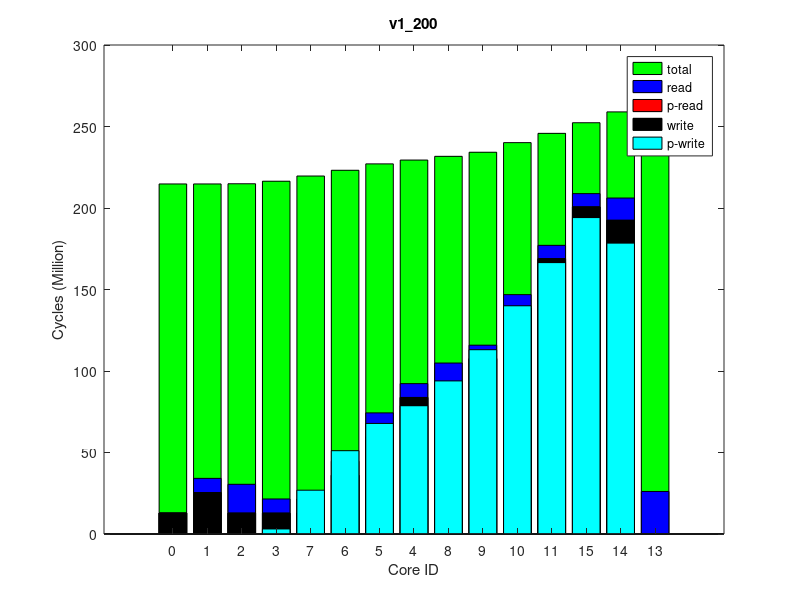

The MATLAB source for this figure:
times(1, :, :) = [
0, 214333065, 0
0, 214335331, 0
0, 216020201, 0
0, 217568834, 0
0, 230370101, 0
0, 228067373, 0
120, 224206631, 0
0, 220744173, 0
116, 232607435, 0
0, 235048393, 0
0, 240801054, 0
0, 246490808, 0
0, 261032059, 0
0, 259498294, 0
0, 252795631, 0
];
times(2, :, :) = [
0, 214334171, 0
0, 214336648, 0
0, 216020619, 0
0, 217569577, 0
0, 230374844, 0
0, 228071482, 0
116, 224210919, 0
0, 220745139, 0
0, 232611331, 0
0, 235052141, 0
0, 240806860, 0
0, 246505077, 0
0, 261029879, 0
0, 259505475, 0
0, 252804454, 0
];
times(3, :, :) = [
0, 214355553, 0
0, 214357706, 0
0, 215908925, 0
0, 217457108, 0
0, 230261751, 0
0, 227957058, 0
124, 224097942, 0
0, 220633313, 0
116, 232499201, 0
0, 234942474, 0
0, 240697810, 0
177, 246397296, 0
0, 260933633, 0
0, 259420117, 0
0, 252703260, 0
];
times(4, :, :) = [
0, 214368074, 0
0, 214370401, 0
0, 215897649, 0
0, 217447235, 0
0, 230243940, 0
0, 227940806, 0
120, 224083176, 0
0, 220622539, 0
58, 232482395, 0
0, 234925628, 0
0, 240679886, 0
0, 246376366, 0
0, 260903713, 0
0, 259381053, 0
0, 252683429, 0
];
times(5, :, :) = [
0, 214339643, 0
0, 214342070, 0
0, 216010031, 0
0, 217558806, 0
0, 230363204, 0
0, 228060285, 0
58, 224199022, 0
0, 220733982, 0
116, 232597822, 0
0, 235040195, 0
0, 240795838, 0
0, 246496523, 0
0, 261023471, 0
0, 259502801, 0
0, 252801934, 0
];
times(6, :, :) = [
0, 214330228, 0
0, 214332406, 0
0, 215912479, 0
0, 217460428, 0
0, 230260329, 0
0, 227958321, 0
120, 224097958, 0
0, 220635067, 0
0, 232496879, 0
0, 234940902, 0
0, 240697262, 0
59, 246386376, 0
0, 260914373, 0
0, 259399794, 0
0, 252694383, 0
];
times(7, :, :) = [
0, 214318188, 0
0, 214320451, 0
0, 216033635, 0
0, 217582458, 0
0, 230390384, 0
0, 228085728, 0
236, 224225685, 0
0, 220758352, 0
116, 232628396, 0
0, 235071103, 0
0, 240829613, 0
0, 246521193, 0
0, 261044959, 0
0, 259525088, 0
0, 252822183, 0
];
times(8, :, :) = [
0, 214333326, 0
0, 214335798, 0
0, 216010866, 0
0, 217560741, 0
0, 230366314, 0
0, 228062972, 0
124, 224201430, 0
0, 220736520, 0
58, 232603474, 0
0, 235047432, 0
0, 240802484, 0
118, 246489149, 0
0, 261009283, 0
0, 259483719, 0
0, 252792206, 0
];
times(9, :, :) = [
0, 214327959, 0
0, 214330433, 0
0, 216022269, 0
0, 217570341, 0
0, 230373100, 0
0, 228069076, 0
120, 224207228, 0
0, 220745338, 0
58, 232608559, 0
0, 235052099, 0
0, 240806245, 0
0, 246504099, 0
0, 261036191, 0
0, 259506445, 0
0, 252807038, 0
];
times(10, :, :) = [
0, 214351795, 0
0, 214354064, 0
0, 215913385, 0
0, 217463108, 0
0, 230272633, 0
0, 227967464, 0
58, 224106119, 0
0, 220638140, 0
58, 232513160, 0
0, 234956711, 0
0, 240711191, 0
0, 246405045, 0
0, 260933216, 0
0, 259411407, 0
0, 252709217, 0
];
ave_times = round(squeeze(mean(times)));
format long g, ave_times
std_times = round(squeeze(std(times)));
format long g, std_times
polling_read_times = ave_times;
times(1, :, :) = [
0, 215481591, 0
0, 215483902, 0
0, 215485455, 0
3082966, 215944630, 0
78638746, 228649513, 0
67753840, 226370007, 0
51021226, 222549086, 0
26835624, 219117470, 0
93887484, 230872922, 0
112987953, 233294867, 0
139949900, 239004519, 0
166388486, 244535352, 0
0, 258906816, 0
178447729, 257393068, 0
194073201, 250842469, 0
];
times(2, :, :) = [
0, 215523588, 0
0, 215526023, 0
0, 215527600, 0
3032205, 215983630, 0
78646895, 228686944, 0
67776441, 226406951, 0
51036796, 222586376, 0
26809193, 219155855, 0
93892928, 230909041, 0
113046028, 233331315, 0
140064068, 239042242, 0
166605033, 244579900, 0
0, 258944361, 0
178472483, 257428647, 0
194214482, 250885027, 0
];
times(3, :, :) = [
0, 215460611, 0
0, 215463134, 0
0, 215464840, 0
3267998, 215946156, 0
78668575, 228649044, 0
67829469, 226369345, 0
51208721, 222549283, 0
26999572, 219117756, 0
93884058, 230871735, 0
112990737, 233293534, 0
139899098, 239001827, 0
166498254, 244532816, 0
0, 258905661, 0
178416982, 257383425, 0
194072820, 250839597, 0
];
times(4, :, :) = [
0, 215490815, 0
0, 215493111, 0
0, 215494813, 0
3076458, 215957936, 0
78725205, 228663546, 0
67883674, 226383569, 0
51157273, 222562421, 0
26945410, 219130716, 0
93948427, 230886550, 0
113091084, 233307794, 0
140045754, 239016588, 0
166528857, 244550149, 0
0, 258923733, 0
178445897, 257419674, 0
194173878, 250854951, 0
];
times(5, :, :) = [
0, 215474161, 0
0, 215476639, 0
0, 215478094, 0
3233433, 215962036, 0
78779379, 228668641, 0
67886291, 226388720, 0
51190582, 222567356, 0
27000567, 219133513, 0
93989346, 230891735, 0
113132948, 233313466, 0
140053663, 239021342, 0
166493540, 244555784, 0
0, 258905585, 0
178441575, 257403008, 0
194112001, 250859112, 0
];
times(6, :, :) = [
0, 215471400, 0
0, 215473811, 0
0, 215475268, 0
3064855, 215932645, 0
78706286, 228634781, 0
67808785, 226354982, 0
51177569, 222535855, 0
26880172, 219104231, 0
93942766, 230857995, 0
113084236, 233280940, 0
140027977, 238991041, 0
166451096, 244525122, 0
0, 258924385, 0
178441750, 257390712, 0
194051630, 250831398, 0
];
times(7, :, :) = [
0, 215503039, 0
0, 215505390, 0
0, 215507045, 0
2992735, 215952913, 0
78630820, 228657170, 0
67776433, 226376044, 0
51091668, 222557440, 0
26835092, 219125636, 0
93873763, 230879250, 0
113037559, 233301498, 0
140041973, 239012780, 0
166502705, 244541201, 0
0, 258871400, 0
178415536, 257359169, 0
194149006, 250846085, 0
];
times(8, :, :) = [
0, 215498317, 0
0, 215500571, 0
0, 215502413, 0
2931613, 215946306, 0
78660946, 228651599, 0
67777808, 226372275, 0
50982423, 222552734, 0
26715260, 219119057, 0
93890141, 230874199, 0
113052473, 233296583, 0
139997517, 239006728, 0
166512960, 244538090, 0
0, 258907368, 0
178423675, 257385407, 0
194164944, 250847541, 0
];
times(9, :, :) = [
0, 215482066, 0
0, 215484454, 0
0, 215486137, 0
2990516, 215932400, 0
78610704, 228639303, 0
67739918, 226359100, 0
50916844, 222539155, 0
26661718, 219105257, 0
93866854, 230861766, 0
112984649, 233284250, 0
139950161, 238994998, 0
166438121, 244537716, 0
0, 258917001, 0
178445250, 257400864, 0
194050874, 250841037, 0
];
times(10, :, :) = [
0, 215481444, 0
0, 215483964, 0
0, 215485612, 0
3321985, 215983286, 0
78855926, 228688726, 0
68019094, 226408624, 0
51332379, 222587556, 0
27040229, 219155263, 0
94066427, 230911961, 0
113205401, 233333164, 0
140104043, 239043028, 0
166610051, 244586645, 0
0, 258942376, 0
178449663, 257419598, 0
194204346, 250889710, 0
];
ave_times = round(squeeze(mean(times)));
format long g, ave_times
std_times = round(squeeze(std(times)));
format long g, std_times
polling_write_times = ave_times;
times(1, :, :) = [
0, 235090198, 0
8695993, 236656054, 64000
17705703, 238505065, 128000
8695800, 240142596, 64000
8490849, 253936623, 64000
14772061, 251481036, 128000
8591763, 247293854, 64000
8603733, 243498951, 64000
16902464, 256320785, 128000
8219133, 258911426, 64000
8280535, 264985779, 64000
8178515, 271014665, 64000
26089717, 286336465, 255980
13679332, 284732417, 128000
8173828, 277688085, 64000
];
times(2, :, :) = [
0, 235043757, 0
8698183, 236610566, 64000
17652964, 238459092, 128000
8693478, 240104568, 64000
8492576, 253903295, 64000
14761656, 251447214, 128000
8585876, 247259411, 64000
8605807, 243463957, 64000
16906566, 256287163, 128000
8216327, 258877237, 64000
8281095, 264951361, 64000
8180736, 270980545, 64000
26108771, 286279849, 255980
13679908, 284676759, 128000
8174914, 277648648, 64000
];
times(3, :, :) = [
0, 235093361, 0
8699421, 236659659, 64000
17721584, 238507970, 128000
8693095, 240146912, 64000
8490590, 253944064, 64000
14760512, 251487784, 128000
8584377, 247301346, 64000
8606688, 243506332, 64000
16904514, 256328176, 128000
8220228, 258918643, 64000
8281111, 264992039, 64000
8134266, 271018931, 64000
26089684, 286351309, 255980
13643430, 284749981, 128000
8183302, 277698300, 64000
];
times(4, :, :) = [
0, 235050726, 0
8698449, 236617202, 64000
17653524, 238460855, 128000
8698464, 240094284, 64000
8489878, 253889503, 64000
14775657, 251433348, 128000
8593923, 247244876, 64000
8601997, 243450363, 64000
16910339, 256273808, 128000
8218505, 258864002, 64000
8280760, 264937700, 64000
8150026, 270965536, 64000
26110188, 286277227, 255980
13639204, 284671484, 128000
8089750, 277634102, 64000
];
times(5, :, :) = [
0, 235081222, 0
8698788, 236646258, 64000
17650055, 238488861, 128000
8697959, 240131334, 64000
8491886, 253927857, 64000
14774777, 251471667, 128000
8594539, 247283719, 64000
8604306, 243488406, 64000
16906359, 256312073, 128000
8226120, 258902522, 64000
8278559, 264976961, 64000
8144177, 271003580, 64000
26092459, 286313152, 255980
13680568, 284706372, 128000
8086358, 277677380, 64000
];
times(6, :, :) = [
0, 235057824, 0
8701410, 236623958, 64000
17642162, 238473086, 128000
8700211, 240115352, 64000
8492269, 253912272, 64000
14775083, 251456269, 128000
8580499, 247268692, 64000
8604115, 243473803, 64000
16894462, 256297049, 128000
8232371, 258887127, 64000
8276976, 264960702, 64000
8138155, 270984907, 64000
26108902, 286301198, 255980
13645931, 284698666, 128000
8183182, 277653205, 64000
];
times(7, :, :) = [
0, 235091348, 0
8700663, 236656263, 64000
17652488, 238505541, 128000
8698480, 240144361, 64000
8491827, 253940937, 64000
14774976, 251484203, 128000
8593264, 247297383, 64000
8603062, 243503187, 64000
16907657, 256324933, 128000
8220712, 258916010, 64000
8271021, 264989819, 64000
8167601, 271014552, 64000
26092325, 286345244, 255980
13643941, 284729475, 128000
8113556, 277688918, 64000
];
times(8, :, :) = [
0, 235044981, 0
8701634, 236611247, 64000
17661948, 238459699, 128000
8698503, 240097687, 64000
8489626, 253893689, 64000
14773420, 251437461, 128000
8593824, 247250409, 64000
8603638, 243454990, 64000
16908523, 256277541, 128000
8226136, 258868094, 64000
8279757, 264941975, 64000
8144136, 270971094, 64000
26106429, 286281867, 255980
13677673, 284677987, 128000
8084028, 277640821, 64000
];
times(9, :, :) = [
0, 235103884, 0
8696928, 236669907, 64000
17661580, 238512596, 128000
8699811, 240155707, 64000
8491988, 253953425, 64000
14759535, 251496763, 128000
8584317, 247309081, 64000
8606776, 243513529, 64000
16910344, 256338121, 128000
8206781, 258929106, 64000
8269348, 265002588, 64000
8166586, 271032252, 64000
26091000, 286357330, 255980
13642068, 284755662, 128000
8113015, 277708790, 64000
];
times(10, :, :) = [
0, 235047221, 0
8696810, 236612859, 64000
17662207, 238461699, 128000
8703157, 240103871, 64000
8491318, 253899349, 64000
14774414, 251443796, 128000
8583409, 247256294, 64000
8604484, 243462873, 64000
16904027, 256283437, 128000
8219043, 258873871, 64000
8280715, 264948025, 64000
8152022, 270977178, 64000
26107598, 286296255, 255980
13641187, 284695772, 128000
8091182, 277645703, 64000
];
ave_times = round(squeeze(mean(times)));
format long g, ave_times
std_times = round(squeeze(std(times)));
format long g, std_times
read_times = ave_times;
times(1, :, :) = [
0, 214757815, 0
0, 214760151, 0
0, 214834370, 0
0, 216384625, 0
0, 229369957, 0
0, 227025817, 0
0, 223101739, 0
0, 219574154, 0
0, 231656006, 0
0, 234161174, 0
0, 240061097, 0
0, 245757912, 0
0, 260445720, 0
0, 258926304, 0
0, 252281766, 0
];
times(2, :, :) = [
0, 214765724, 0
0, 214768183, 0
0, 214841837, 0
0, 216393415, 0
0, 229378994, 0
0, 227034232, 0
0, 223109813, 0
0, 219581882, 0
0, 231664791, 0
0, 234170158, 0
0, 240069315, 0
0, 245753642, 0
0, 260432670, 0
0, 258913578, 0
0, 252273084, 0
];
times(3, :, :) = [
0, 214755631, 0
0, 214757861, 0
0, 214829888, 0
0, 216380967, 0
0, 229364359, 0
0, 227020446, 0
0, 223096069, 0
0, 219567933, 0
0, 231650473, 0
0, 234155439, 0
0, 240053500, 0
0, 245748417, 0
0, 260428616, 0
0, 258924156, 0
0, 252266682, 0
];
times(4, :, :) = [
0, 214738562, 0
0, 214740947, 0
0, 214934805, 0
0, 216486392, 0
0, 229471629, 0
0, 227127370, 0
0, 223202237, 0
0, 219672988, 0
0, 231757660, 0
0, 234262906, 0
0, 240155611, 0
0, 245843100, 0
0, 260530697, 0
0, 259014093, 0
0, 252361015, 0
];
times(5, :, :) = [
0, 214764549, 0
0, 214766879, 0
0, 214926137, 0
0, 216478063, 0
0, 229464861, 0
0, 227120226, 0
0, 223195295, 0
0, 219665857, 0
0, 231750920, 0
0, 234256056, 0
0, 240151432, 0
0, 245840592, 0
0, 260539266, 0
0, 259019068, 0
0, 252361076, 0
];
times(6, :, :) = [
0, 214748080, 0
0, 214750545, 0
0, 214944043, 0
0, 216496086, 0
0, 229479931, 0
0, 227135684, 0
0, 223211044, 0
0, 219683423, 0
0, 231766115, 0
0, 234270937, 0
0, 240170546, 0
0, 245858204, 0
0, 260528972, 0
0, 259020486, 0
0, 252381009, 0
];
times(7, :, :) = [
0, 214755698, 0
0, 214757878, 0
0, 214826001, 0
0, 216377290, 0
0, 229363134, 0
0, 227018757, 0
0, 223095382, 0
0, 219566914, 0
0, 231649683, 0
0, 234154541, 0
0, 240050578, 0
0, 245745035, 0
0, 260424645, 0
0, 258907078, 0
0, 252263867, 0
];
times(8, :, :) = [
0, 214753294, 0
0, 214755616, 0
0, 214926697, 0
0, 216478379, 0
0, 229462897, 0
0, 227118618, 0
0, 223194269, 0
0, 219665999, 0
0, 231749180, 0
0, 234254399, 0
0, 240152236, 0
0, 245837784, 0
0, 260517889, 0
0, 259006864, 0
0, 252357861, 0
];
times(9, :, :) = [
0, 214765821, 0
0, 214768060, 0
0, 214810557, 0
0, 216361252, 0
0, 229349288, 0
0, 227004668, 0
0, 223080619, 0
0, 219551549, 0
0, 231635444, 0
0, 234140199, 0
0, 240038012, 0
0, 245731315, 0
0, 260406366, 0
0, 258897890, 0
0, 252248878, 0
];
times(10, :, :) = [
0, 214752612, 0
0, 214754974, 0
0, 214937754, 0
0, 216489741, 0
0, 229475090, 0
0, 227130824, 0
0, 223206205, 0
0, 219678232, 0
0, 231761497, 0
0, 234266664, 0
0, 240164790, 0
0, 245845394, 0
0, 260546168, 0
0, 259031403, 0
0, 252369843, 0
];
ave_times = round(squeeze(mean(times)));
format long g, ave_times
std_times = round(squeeze(std(times)));
format long g, std_times
total_times = ave_times;
times(1, :, :) = [
12854922, 220702426, 64000
25431429, 220705019, 128000
12828597, 220706799, 64000
12798931, 220708764, 64000
83795135, 229815904, 128000
59551631, 227484045, 64000
36054131, 223565335, 64000
12899273, 220713766, 64000
88027801, 232101780, 64000
107724001, 234608720, 64000
138709978, 240503309, 64000
169021200, 246193207, 64000
0, 260881400, 0
192478816, 259360859, 64000
200779847, 252709195, 64000
];
times(2, :, :) = [
12855240, 220681938, 64000
25431735, 220684590, 128000
12827432, 220686602, 64000
12799865, 220688575, 64000
83940798, 229820047, 128000
59719636, 227487566, 64000
36217294, 223568671, 64000
12900029, 220693540, 64000
88167285, 232106657, 64000
107769030, 234612703, 64000
138822980, 240506878, 64000
169177669, 246198787, 64000
0, 260885918, 0
192501988, 259358757, 64000
200847418, 252714095, 64000
];
times(3, :, :) = [
12855406, 220676808, 64000
25432250, 220679421, 128000
12824603, 220681225, 64000
12800567, 220683259, 64000
83969957, 229820547, 128000
59721445, 227488879, 64000
36275085, 223569782, 64000
12900968, 220688447, 64000
88193526, 232106448, 64000
107814375, 234613106, 64000
138677412, 240505509, 64000
168990944, 246197731, 64000
0, 260924153, 0
192511425, 259392214, 64000
200676739, 252710691, 64000
];
times(4, :, :) = [
12855618, 220683536, 64000
25429623, 220686124, 128000
12827484, 220687852, 64000
12801483, 220690020, 64000
83706911, 229796074, 128000
59473874, 227464312, 64000
35991783, 223545751, 64000
12898618, 220694992, 64000
87951725, 232082053, 64000
107619495, 234588593, 64000
138564594, 240483811, 64000
168971412, 246175468, 64000
0, 260884846, 0
192489729, 259359687, 64000
200729396, 252691262, 64000
];
times(5, :, :) = [
12855433, 220673876, 64000
25429944, 220676556, 128000
12829049, 220678532, 64000
12798221, 220680437, 64000
83783135, 229811181, 128000
59586217, 227479570, 64000
36198668, 223560060, 64000
12900195, 220685507, 64000
87927302, 232096983, 64000
107545641, 234603836, 64000
138477302, 240499330, 64000
168866351, 246192137, 64000
0, 260895177, 0
192441661, 259366730, 64000
200649922, 252701443, 64000
];
times(6, :, :) = [
12855946, 220690206, 64000
25431586, 220692928, 128000
12829711, 220694529, 64000
12800296, 220696732, 64000
83608643, 229798411, 128000
59377362, 227467303, 64000
35932752, 223547295, 64000
12898314, 220701744, 64000
87783144, 232084882, 64000
107422226, 234591763, 64000
138431669, 240484010, 64000
168826174, 246174174, 64000
0, 260865196, 0
192446914, 259352049, 64000
200665519, 252691690, 64000
];
times(7, :, :) = [
12854105, 220691641, 64000
25431785, 220694495, 128000
12828988, 220696332, 64000
12798390, 220698345, 64000
83642169, 229796245, 128000
59392683, 227464474, 64000
35866448, 223546478, 64000
12898177, 220703403, 64000
87824962, 232082547, 64000
107460970, 234589541, 64000
138468463, 240481232, 64000
168792772, 246174304, 64000
0, 260877503, 0
192440564, 259348642, 64000
200556606, 252691993, 64000
];
times(8, :, :) = [
12855417, 220695748, 64000
25428571, 220698519, 128000
12827224, 220700180, 64000
12800494, 220702158, 64000
83748250, 229807594, 128000
59501945, 227475956, 64000
35990158, 223557587, 64000
12899364, 220707227, 64000
88003815, 232093761, 64000
107607134, 234600365, 64000
138557360, 240493526, 64000
168875406, 246185351, 64000
0, 260865025, 0
192421998, 259355907, 64000
200661567, 252700178, 64000
];
times(9, :, :) = [
12855495, 220693039, 64000
25429424, 220695857, 128000
12830282, 220697623, 64000
12798380, 220699636, 64000
83820248, 229818836, 128000
59615968, 227487440, 64000
36092035, 223567704, 64000
12897755, 220704532, 64000
88029092, 232104586, 64000
107690287, 234611509, 64000
138577139, 240504950, 64000
168930473, 246201002, 64000
0, 260897473, 0
192464742, 259372291, 64000
200715814, 252712086, 64000
];
times(10, :, :) = [
12855801, 220684241, 64000
25430940, 220686985, 128000
12825480, 220688562, 64000
12801102, 220690819, 64000
83644714, 229793568, 128000
59423777, 227461893, 64000
35975808, 223543042, 64000
12898769, 220695753, 64000
87862369, 232079281, 64000
107553859, 234585709, 64000
138514195, 240478177, 64000
168897803, 246172250, 64000
0, 260858998, 0
192442584, 259336464, 64000
200677378, 252683928, 64000
];
ave_times = round(squeeze(mean(times)));
format long g, ave_times
std_times = round(squeeze(std(times)));
format long g, std_times
write_times = ave_times;
mytitle = 'v1\_200';
order = [1 2 3 4 8 7 6 5 9 10 11 12 15 14 13];

total_times = total_times(:, 2)(order);

read_times = read_times(:, 1)(order);
write_times = write_times(:, 1)(order);

polling_read_times = polling_read_times(:, 1)(order);
polling_write_times = polling_write_times(:, 1)(order);

total_times /= 1000000;

read_times /= 1000000;
write_times /= 1000000;

polling_read_times /= 1000000;
polling_write_times /= 1000000;

% laying read on top of write
read_times += write_times;
polling_read_times += write_times;

figure(1);
clf()
% set(gcf, 'Position', get(0,'Screensize'));
% set(gcf,'units','normalized','outerposition',[0 0 1 1])
bar(0:14, total_times,'g');
hold on;
bar(0:14, read_times,'b');
bar(0:14, polling_read_times,'r');
bar(0:14, write_times,'k');
bar(0:14, polling_write_times,'c');
hold off

axis([-2 16 0 300])
% axis([-1 15])
set(gca,'XTick',0:14);
set(gca,'xticklabel',{ '0'; '1'; '2'; '3'; '7'; '6'; '5'; '4'; '8'; '9'; '10'; '11'; '15'; '14'; '13' })

xlabel('Core ID')
ylabel('Cycles (Million)')

legend('total', 'read', 'p-read', 'write', 'p-write')
title(mytitle)
print(1, strcat(mytitle, '.png'))
